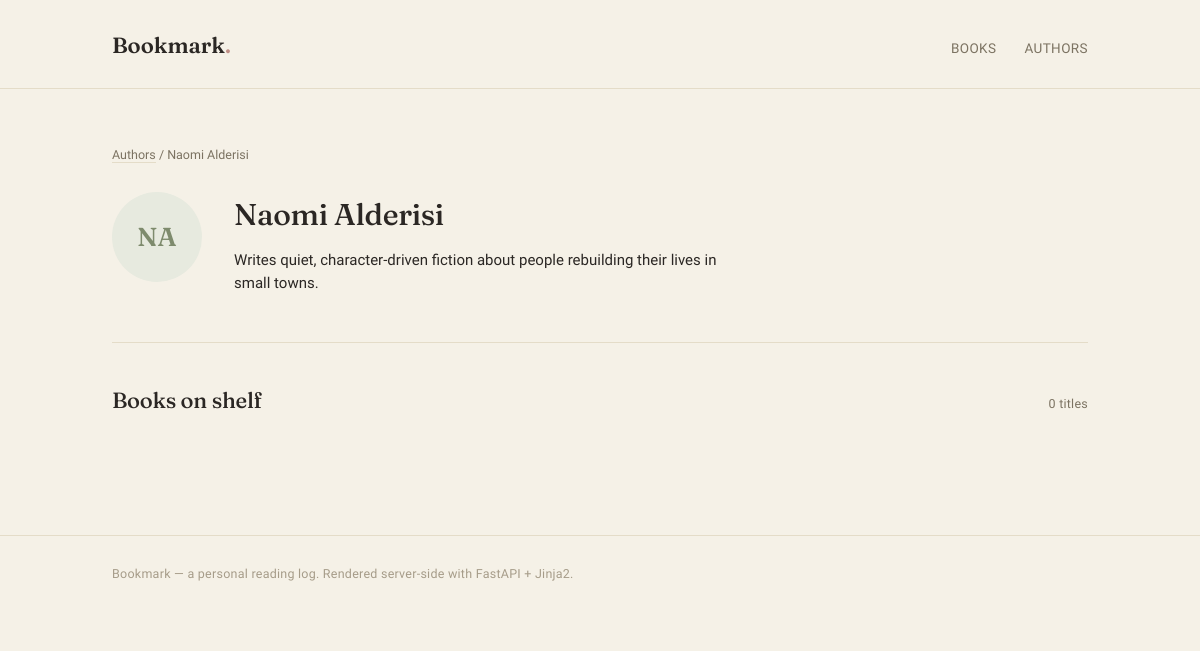
/authors/1, run on an earlier commit of the app's database.
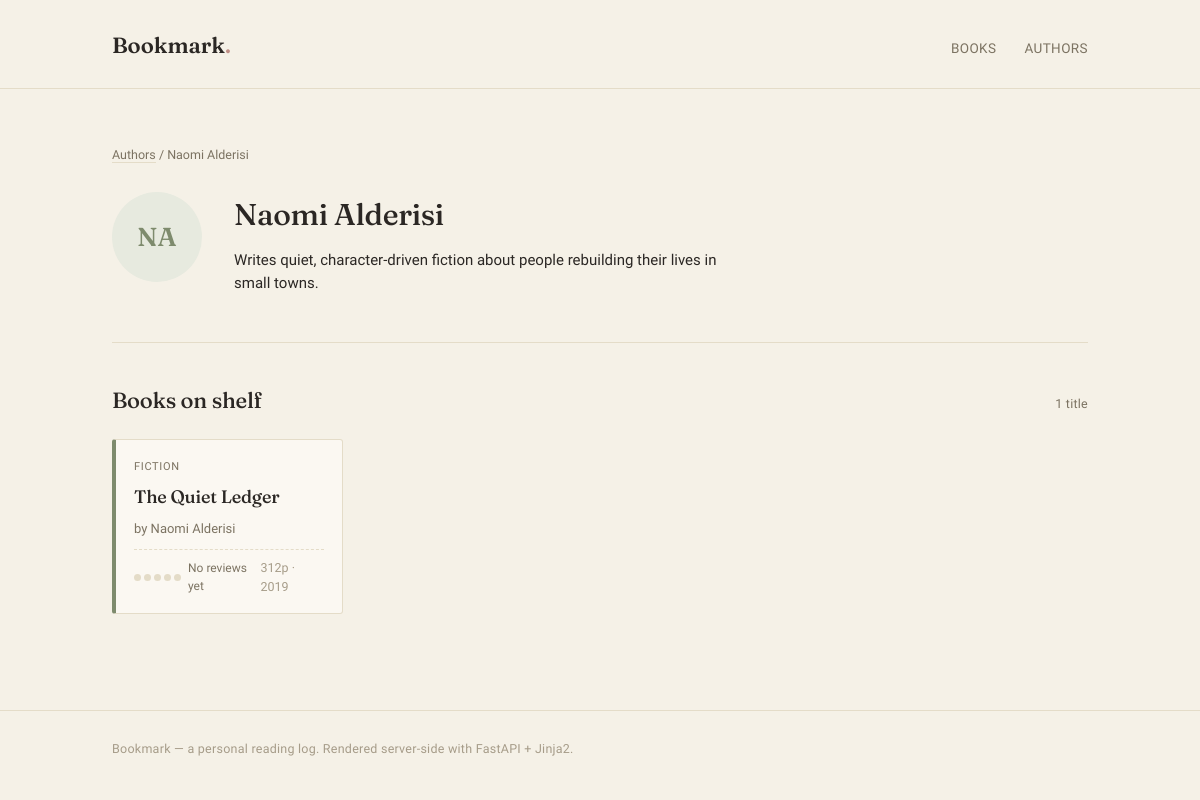
And on a later commit of the database.
### models.py (models this page shows)
class Author(Base):
    __tablename__ = "authors"
    id: Mapped[int] = mapped_column(primary_key=True, index=True)
    name: Mapped[str] = mapped_column(String(100), nullable=False)
    bio: Mapped[str | None] = mapped_column(String(500), nullable=True)
    initials: Mapped[str | None] = mapped_column(String(10), nullable=True)
    books: Mapped[list["Book"]] = relationship(back_populates="author", cascade="all, delete-orphan")

class Book(Base):
    __tablename__ = 'books'
    id: Mapped[int] = mapped_column(Integer, primary_key=True, index=True)
    title: Mapped[str] = mapped_column(String(200), nullable=False)
    genre: Mapped[str] = mapped_column(String(200), nullable=False)
    pages: Mapped[int] = mapped_column(Integer, nullable=False)
    year: Mapped[int] = mapped_column(Integer, nullable=False)
    description: Mapped[str | None] = mapped_column(Text, nullable=True)
    author_id: Mapped[int] = mapped_column(ForeignKey("authors.id"), nullable=False)        # Foreign Key
    author: Mapped["Author"] = relationship(back_populates="books")
    reviews: Mapped[list["Review"]] = relationship(back_populates="book", cascade="all, delete-orphan")

### main.py (the view)
@app.get("/authors/{author_id}", include_in_schema=False)
def get_author(request: Request, author_id: int, db: Annotated[Session, Depends(get_db)]):
    result = db.execute(
        select(models.Author).where(models.Author.id == author_id)
    )
    author = result.scalars().first()
    if not author:
        raise HTTPException(status_code=status.HTTP_404_NOT_FOUND, detail="Author not found.")
    result = db.execute(
        select(models.Book).where(models.Book.author_id == author_id)
    )
    books = result.scalars().all()
    return templates.TemplateResponse(
        request,
        "author.html",
        {"author": author, "books": books}
    )

### templates/author.html (shortened to what this page needs)
{% extends "base.html" %}
{% block content %}
{% set genre_tone = {
  'Fiction': 'sage',
  'Historical Fiction': 'ochre',
  'Poetry': 'rose',
  'Essays': 'rose',
  'Nonfiction': 'slate',
  'Fantasy': 'plum'
} %}
<div class="wrap">
  <div class="breadcrumb"><a href="{{ url_for('authors_page') }}">Authors</a> / {{ author.name }}</div>
  <div class="detail-head" style="grid-template-columns: 90px 1fr;">
    <span class="avatar" style="width:90px; height:90px; font-size:26px;">{{ author.initials }}</span>
    <div>
      <h1>{{ author.name }}</h1>
      <p class="desc" style="margin-top:10px;">{{ author.bio }}</p>
    </div>
  </div>
  <div class="section-head" style="margin-top:40px;">
    <h2>Books on shelf</h2>
    <span class="count-tag">{{ books|length }} title{{ "" if books|length == 1 else "s" }}</span>
  </div>
  <div class="grid">
    {% for book in books %}
      {% set review_count = book.reviews|length %}
      {% set avg = (book.reviews | sum(attribute='rating') / review_count) if review_count > 0 else None %}
      {% set rounded = avg|round(0, 'common')|int if avg else 0 %}
      <a class="card tone-{{ genre_tone.get(book.genre, 'sage') }}" href="/books/{{ book.id }}">
        <span class="tag-genre">{{ book.genre }}</span>
        <h3>{{ book.title }}</h3>
        <span class="by">by {{ author.name }}</span>
        <div class="meta">
          <span class="rating-line">
            <span class="dots">
              {% for i in range(1, 6) %}
                <span class="dot {{ 'filled' if i <= rounded else '' }}"></span>
              {% endfor %}
            </span>
            {% if avg %}
              <span class="num">{{ "%.1f"|format(avg) }}</span>
              <span>({{ review_count }})</span>
            {% else %}
              <span>No reviews yet</span>
            {% endif %}
          </span>
          <span>{{ book.pages }}p · {{ book.year }}</span>
        </div>
      </a>
    {% endfor %}
  </div>
</div>
{% endblock %}

### templates/base.html (shortened to what this page needs)
<!DOCTYPE html>
<html lang="en">
<head>
<link rel="stylesheet" href="{{ url_for('static', path='css/style.css') }}">
</head>
<body>
<header class="site">
  <div class="wrap">
    <div class="wordmark"><a href="{{ url_for('home') }}">Bookmark<span class="dot">.</span></a></div>
    <nav class="primary">
      <a href="{{ url_for('home') }}" aria-current="{{ 'page' if active == 'books' else 'false' }}">Books</a>
      <a href="{{ url_for('authors_page') }}" aria-current="{{ 'page' if active == 'authors' else 'false' }}">Authors</a>
    </nav>
  </div>
</header>
<main>
  {% block content %}{% endblock %}
</main>
<footer class="site">
  <div class="wrap">Bookmark — a personal reading log. Rendered server-side with FastAPI + Jinja2.</div>
</footer>
</body>
</html>

### static/css/style.css (style rules this page uses)
:root { --ivory: #F5F1E7; --paper: #FBF8F2; --ink: #2B2724; --taupe: #7C7362; --taupe-light: #A69C89; --line: #E4DCC8; --sage: #7E8B6D; --sage-soft: #E7EADF; --rose: #C08F86; --rose-soft: #F3E3DF; --ochre: #B08A45; --ochre-soft: #EFE4CD; --slate: #6E7C8C; --slate-soft: #E1E6EA; --plum: #8B6E82; --plum-soft: #EBE0E7; --radius: 3px; --shadow: 0 1px 2px rgba(43, 39, 36, 0.05), 0 8px 24px -12px rgba(43, 39, 36, 0.12); }
* { box-sizing: border-box; }
html { scroll-behavior: smooth; }
body { margin: 0; background: var(--ivory); color: var(--ink); font-family: 'Work Sans', sans-serif; font-size: 15px; line-height: 1.55; -webkit-font-smoothing: antialiased; }
h1, h2, h3, .display { font-family: 'Fraunces', serif; font-weight: 500; letter-spacing: -0.01em; margin: 0; }
a { color: inherit; text-decoration: none; }
.wrap { max-width: 1040px; margin: 0 auto; padding: 0 32px; }
header.site { padding: 28px 0 24px; border-bottom: 1px solid var(--line); }
header.site .wrap { display: flex; align-items: baseline; justify-content: space-between; gap: 24px; flex-wrap: wrap; }
.wordmark { font-family: 'Fraunces', serif; font-size: 22px; font-weight: 600; display: flex; align-items: baseline; gap: 8px; }
.wordmark .dot { color: var(--rose); }
nav.primary { display: flex; gap: 28px; font-size: 13.5px; letter-spacing: 0.03em; text-transform: uppercase; color: var(--taupe); }
nav.primary a { padding-bottom: 4px; border-bottom: 1px solid transparent; transition: color 0.15s ease, border-color 0.15s ease; }
main { padding: 56px 0 96px; }
footer.site { border-top: 1px solid var(--line); padding: 28px 0 40px; color: var(--taupe-light); font-size: 12.5px; letter-spacing: 0.02em; }
.tone-sage { background: var(--sage); }
.section-head { display: flex; align-items: baseline; justify-content: space-between; margin-bottom: 22px; }
.section-head h2 { font-size: 22px; }
.count-tag { font-size: 12.5px; color: var(--taupe); letter-spacing: 0.02em; }
.grid { display: grid; grid-template-columns: repeat(auto-fill, minmax(220px, 1fr)); gap: 18px; }
.card { background: var(--paper); border: 1px solid var(--line); border-radius: var(--radius); padding: 18px 18px 16px; display: flex; flex-direction: column; gap: 10px; transition: box-shadow 0.15s ease, transform 0.15s ease, border-color 0.15s ease; position: relative; border-left: 4px solid transparent; }
.card .tag-genre { font-size: 11px; letter-spacing: 0.06em; text-transform: uppercase; color: var(--taupe); }
.card h3 { font-size: 18px; line-height: 1.3; }
.card .by { font-size: 13px; color: var(--taupe); }
.card .meta { margin-top: auto; display: flex; align-items: center; justify-content: space-between; font-size: 12.5px; color: var(--taupe-light); padding-top: 8px; border-top: 1px dashed var(--line); }
.card.tone-sage { border-left-color: var(--sage); }
.dots { display: inline-flex; gap: 3px; align-items: center; }
.dots .dot { width: 7px; height: 7px; border-radius: 50%; background: var(--line); }
.rating-line { display: flex; align-items: center; gap: 7px; font-size: 12px; color: var(--taupe); }
.avatar { width: 46px; height: 46px; border-radius: 50%; background: var(--sage-soft); color: var(--sage); display: flex; align-items: center; justify-content: center; font-family: 'Fraunces', serif; font-weight: 600; font-size: 15px; flex: 0 0 auto; }
.breadcrumb { font-size: 12.5px; color: var(--taupe); margin-bottom: 28px; }
.breadcrumb a { border-bottom: 1px solid var(--line); }
.detail-head { display: grid; grid-template-columns: 150px 1fr; gap: 32px; align-items: flex-start; padding-bottom: 32px; border-bottom: 1px solid var(--line); }
.detail-head h1 { font-size: 30px; margin-bottom: 6px; }
.desc { max-width: 60ch; color: var(--ink); font-size: 15px; }

What changed in the data, as far as the page shows it:
added Book: genre "FICTION", title "The Quiet Ledger", {{ author.name }} "Naomi Alderisi", pages "312", year "2019"
Also different on the page:
{{ books|length }}: "0" → "1"
{{ "" if books|length == 1 else "s" }}: "s" → (not shown)
